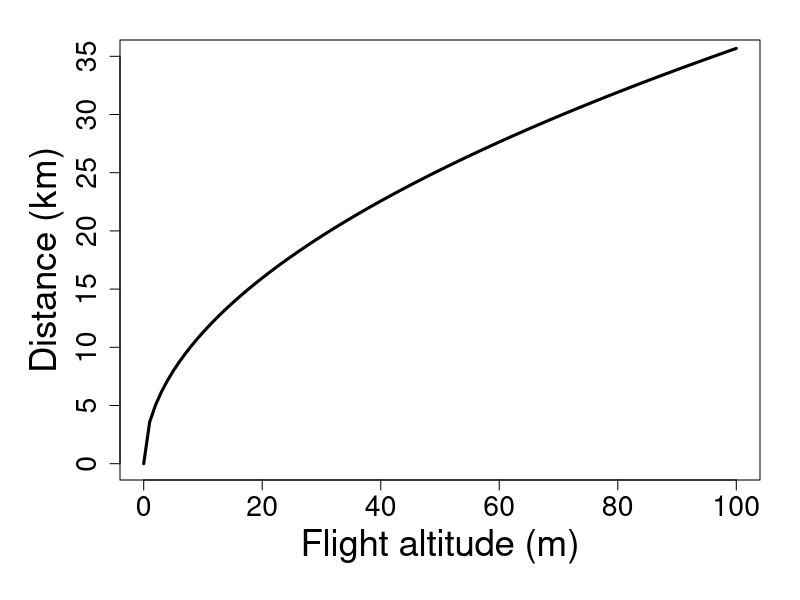

This chart was generated by the following R code:

# Distance to horizone

# Based on calculation here:
# http://blogs.discovermagazine.com/badastronomy/2009/01/15/how-far-away-is-the-horizon/#.VgOfzvmqpBc

x <- 0:100

y <- sqrt((x*x) + 2*6365000*x)/1000

# d2 = h2 + 2Rh

png("flight_heigh_horizon.png")
par(mar = c(6,6,2,2))
plot(y~x, ylim = c(0,35), type = "l",
     ylab = "Distance (km)",
     xlab = "Flight altitude (m)",
     cex = 2,
     cex.lab = 2.2,
     cex.axis = 1.7,
     lwd = 3)
dev.off()
